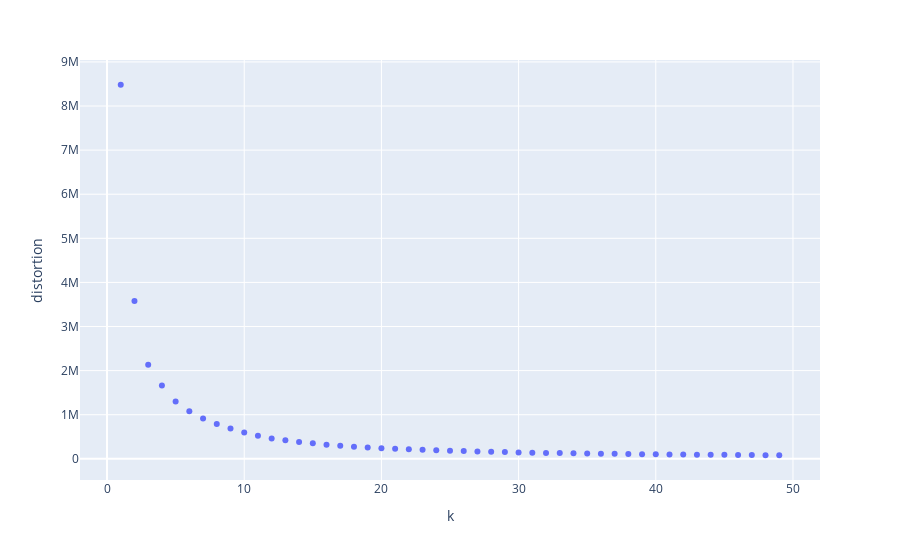

The code cell stored with this chart in its notebook:
### Markdown cell above
elbow method evals performance

### Code cell
X = df[['_lat','_lng']]

distortions = []
K = range(1, 50)
for i in K:
    km = KMeans(
        n_clusters=i, init='k-means++',
        n_init=10, max_iter=300,
        tol=1e-04, random_state=0
    )
    km.fit(X)
    distortions.append(km.inertia_)

elbow_df = pd.DataFrame({'k': K, 'distortion': distortions})
px.scatter(elbow_df, x='k', y='distortion')

### Figure 1 — Plotly figure (JSON) as saved in the notebook; plotly's stock layout.template omitted (floating-point values rounded to 4 significant figures)
{"data": [{"hovertemplate": "k=%{x}<br>distortion=%{y}<extra></extra>", "legendgroup": "", "marker": {"color": "#636efa", "symbol": "circle"}, "mode": "markers", "name": "", "orientation": "v", "showlegend": false, "type": "scatter", "x": [1, 2, 3, 4, 5, 6, 7, 8, 9, 10, 11, 12, 13, 14, 15, 16, 17, 18, 19, 20, 21, 22, 23, 24, 25, 26, 27, 28, 29, 30, 31, 32, 33, 34, 35, 36, 37, 38, 39, 40, 41, 42, 43, 44, 45, 46, 47, 48, 49], "xaxis": "x", "y": [8482000.0, 3580000.0, 2134000.0, 1663000.0, 1301000.0, 1077000.0, 916800.0, 787900.0, 686300.0, 597000.0, 521000.0, 461200.0, 419800.0, 383800.0, 352500.0, 321500.0, 299300.0, 273600.0, 256000.0, 240900.0, 228100.0, 215000.0, 205400.0, 192800.0, 185600.0, 174700.0, 166700.0, 160100.0, 152600.0, 144500.0, 139000.0, 134600.0, 130600.0, 125600.0, 121100.0, 116700.0, 114400.0, 110500.0, 106100.0, 102200.0, 100400.0, 97680.0, 94860.0, 90790.0, 90110.0, 87970.0, 85030.0, 83360.0, 81050.0], "yaxis": "y"}], "layout": {"legend": {"tracegroupgap": 0}, "margin": {"t": 60}, "xaxis": {"anchor": "y", "domain": [0, 1], "title": {"text": "k"}}, "yaxis": {"anchor": "x", "domain": [0, 1], "title": {"text": "distortion"}}}}
